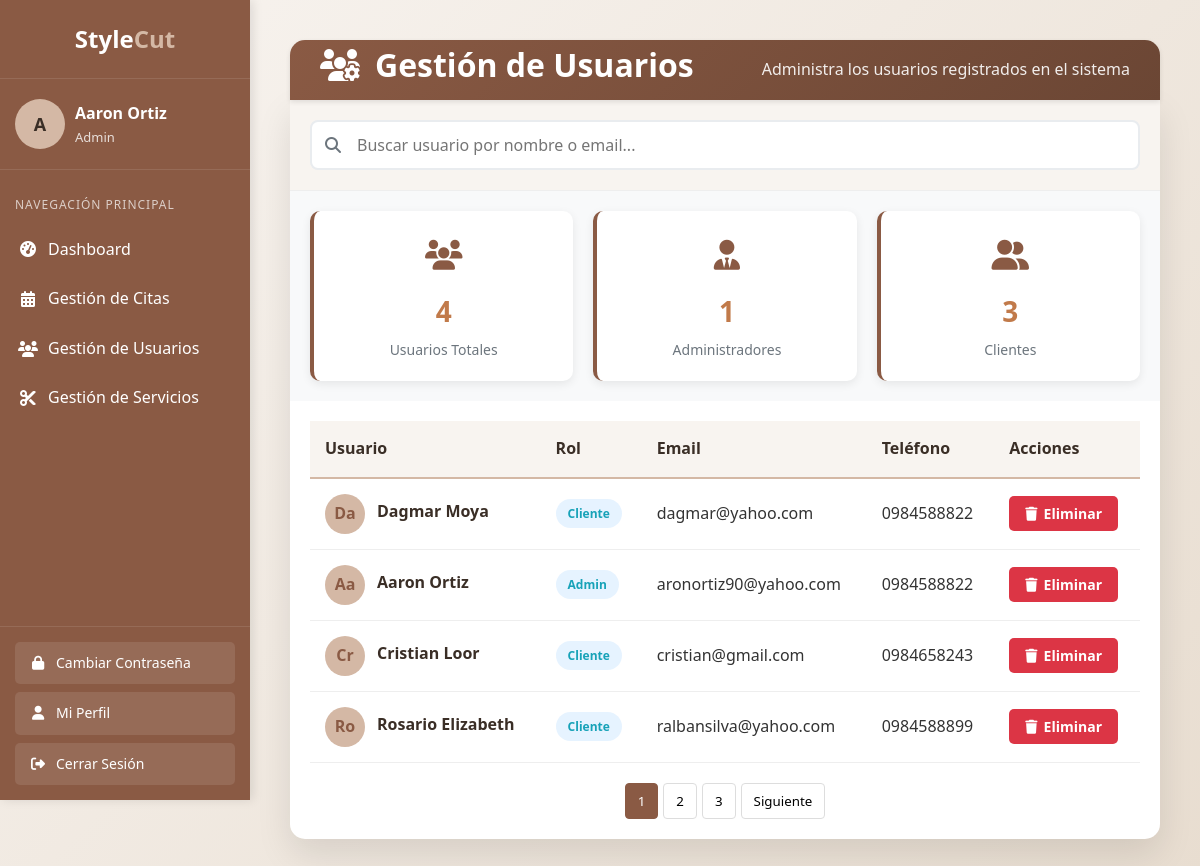
Screenshot of /admin/gestion_usuarios.php (signed in) with the database file from the repository.
### tables this page shows
CREATE TABLE `usuarios` (
  `id` int(11) NOT NULL,
  `nombre` varchar(100) NOT NULL,
  `email` varchar(100) NOT NULL,
  `telefono` varchar(20) DEFAULT NULL,
  `password` varchar(255) NOT NULL,
  `rol` enum('cliente','admin') DEFAULT 'cliente',
  `github_id` varchar(50) DEFAULT NULL,
  `facebook_id` varchar(50) DEFAULT NULL
);

### admin/gestion_usuarios.php (the view, shortened to what this page needs)
<?php
include __DIR__ . "/../templates/header.php";
include __DIR__ . "/../conexion/bd.php";
$sql = $conexion->prepare("SELECT id,nombre,rol,telefono,email FROM usuarios");
$sql->execute();
$usuarios = $sql->fetchAll(PDO::FETCH_OBJ);
$sql = $conexion->prepare("SELECT COUNT(*) as total FROM usuarios");
$sql->execute();
$total_usuarios = $sql->fetch(PDO::FETCH_OBJ);
$sql = $conexion->prepare("SELECT COUNT(*) as total FROM usuarios WHERE rol = 'admin'");
$sql->execute();
$total_usuarios_admin = $sql->fetch(PDO::FETCH_OBJ);
$sql = $conexion->prepare("SELECT COUNT(*) as total FROM usuarios WHERE rol = 'cliente'");
$sql->execute();
$total_usuarios_cliente = $sql->fetch(PDO::FETCH_OBJ);
?>
<div class="container">
    <div class="header">
        <h1><i class="fas fa-users-cog"></i> Gestión de Usuarios</h1>
        <p>Administra los usuarios registrados en el sistema</p>
    </div>
    <div class="users-card">
        <div class="users-actions">
            <div class="search-box">
                <i class="fas fa-search search-icon"></i>
                <input type="text" class="search-input" placeholder="Buscar usuario por nombre o email...">
            </div>
        </div>
        <div class="users-stats">
            <div class="stat-card">
                <div class="stat-icon"><i class="fas fa-users"></i></div>
                <div class="stat-number"><?php echo $total_usuarios->total; ?></div>
                <div class="stat-label">Usuarios Totales</div>
            </div>
            <div class="stat-card">
                <div class="stat-icon"><i class="fas fa-user-tie"></i></div>
                <div class="stat-number"><?php echo $total_usuarios_admin->total; ?></div>
                <div class="stat-label">Administradores</div>
            </div>
            <div class="stat-card">
                <div class="stat-icon"><i class="fas fa-user-friends"></i></div>
                <div class="stat-number"><?php echo $total_usuarios_cliente->total; ?></div>
                <div class="stat-label">Clientes</div>
            </div>
        </div>
        <div class="users-table-container">
            <table class="users-table">
                <thead>
                    <tr>
                        <th>Usuario</th>
                        <th>Rol</th>
                        <th>Email</th>
                        <th>Teléfono</th>
                        <th>Acciones</th>
                    </tr>
                </thead>
                <tbody>
                    <?php foreach ($usuarios as $item) : ?>
                        <tr>
                            <td>
                                <div class="user-info">
                                    <div class="user-avatar"><?php echo substr($item->nombre, 0, 2); ?></div>
                                    <div class="user-details">
                                        <h4><?php echo $item->nombre; ?></h4>
                                    </div>
                                </div>
                            </td>
                            <td>
                                <span class="role-badge role-admin"><?php echo  ucfirst($item->rol); ?></span>
                            </td>
                            <td><?php echo $item->email; ?></td>
                            <td><?php echo $item->telefono; ?></td>
                            <td>
                                <form action="../controladores/eliminar_usuario.php" method="POST">
                                    <button type="submit" class="btn btn-danger">
                                        <i class="fas fa-trash"></i> Eliminar
                                    </button>
                                </form>
                            </td>
                        </tr>
                    <?php endforeach; ?>
                </tbody>
            </table>
            <div class="pagination">
                <button class="pagination-btn active">1</button>
                <button class="pagination-btn">2</button>
                <button class="pagination-btn">3</button>
                <button class="pagination-btn">Siguiente</button>
            </div>
        </div>
    </div>
</div>
<?php include __DIR__ . "/../templates/footer.php"; ?>

### templates/header.php (style rules this page uses)
:root { --primary: #8a5a44; --primary-dark: #6b4634; --secondary: #d4b8a5; --accent: #c17a4a; --dark: #3a2e26; --light: #f8f4f0; --text: #333333; --sidebar-width: 250px; --header-height: 60px; --box-border-radius: 8px; }
* { margin: 0; padding: 0; box-sizing: border-box; font-family: 'Source Sans Pro', 'Segoe UI', Tahoma, Geneva, Verdana, sans-serif; }
body { background-color: #f4f6f9; color: var(--text); line-height: 1.6; min-height: 100vh; display: flex; }
.header { background-color: white; height: var(--header-height); box-shadow: 0 2px 5px rgba(0, 0, 0, 0.1); display: flex; align-items: center; justify-content: space-between; padding: 0 20px; position: sticky; top: 0; z-index: 800; }
.btn { padding: 8px 16px; border-radius: 4px; font-weight: 600; cursor: pointer; transition: all 0.3s ease; border: none; font-size: 14px; }

### admin/gestion_usuarios.php (style rules this page uses)
:root { --primary: #8a5a44; --primary-dark: #6b4634; --secondary: #d4b8a5; --accent: #c17a4a; --dark: #3a2e26; --light: #f8f4f0; --text: #333333; --success: #28a745; --error: #dc3545; --warning: #ffc107; --info: #17a2b8; }
* { margin: 0; padding: 0; box-sizing: border-box; font-family: 'Segoe UI', Tahoma, Geneva, Verdana, sans-serif; }
body { background: linear-gradient(135deg, #f8f4f0 0%, #e8ddd0 100%); color: var(--text); line-height: 1.6; min-height: 100vh; padding: 20px; }
.container { max-width: 1200px; margin: 0 auto; }
.header { background: linear-gradient(135deg, var(--primary) 0%, var(--primary-dark) 100%); color: white; padding: 30px; border-radius: 15px 15px 0 0; margin-bottom: 0; }
.header h1 { font-size: 32px; margin-bottom: 10px; display: flex; align-items: center; gap: 15px; }
.header p { opacity: 0.9; font-size: 16px; }
.users-card { background: white; border-radius: 0 0 15px 15px; box-shadow: 0 15px 35px rgba(0, 0, 0, 0.1); overflow: hidden; }
.users-actions { padding: 20px; background: var(--light); border-bottom: 1px solid #eee; display: flex; justify-content: space-between; align-items: center; flex-wrap: wrap; gap: 15px; }
.search-box { position: relative; flex: 1; min-width: 300px; }
.search-input { width: 100%; padding: 12px 15px; padding-left: 45px; border: 2px solid #e9ecef; border-radius: 8px; font-size: 16px; transition: all 0.3s ease; }
.search-icon { position: absolute; left: 15px; top: 50%; transform: translateY(-50%); color: #6c757d; }
.users-stats { display: grid; grid-template-columns: repeat(auto-fit, minmax(200px, 1fr)); gap: 20px; padding: 20px; background: #f8f9fa; }
.stat-card { background: white; border-radius: 10px; padding: 20px; text-align: center; box-shadow: 0 3px 10px rgba(0, 0, 0, 0.08); border-left: 4px solid var(--primary); }
.stat-icon { font-size: 30px; margin-bottom: 10px; color: var(--primary); }
.stat-number { font-size: 28px; font-weight: bold; color: var(--accent); margin-bottom: 5px; }
.stat-label { font-size: 14px; color: #6c757d; }
.users-table-container { padding: 20px; overflow-x: auto; }
.users-table { width: 100%; border-collapse: collapse; margin-bottom: 20px; }
.users-table th { background-color: var(--light); color: var(--dark); padding: 15px; text-align: left; font-weight: 600; border-bottom: 2px solid var(--secondary); }
.users-table td { padding: 15px; border-bottom: 1px solid #eee; }
.user-avatar { width: 40px; height: 40px; border-radius: 50%; background: var(--secondary); display: flex; align-items: center; justify-content: center; color: var(--primary); font-weight: bold; font-size: 16px; }
.user-info { display: flex; align-items: center; gap: 12px; }
.user-details h4 { margin-bottom: 3px; color: var(--dark); }
.role-badge { display: inline-block; padding: 5px 12px; border-radius: 20px; font-size: 12px; font-weight: 600; }
.role-admin { background-color: #e6f3ff; color: var(--info); }
.btn { padding: 8px 16px; border-radius: 5px; font-weight: 600; cursor: pointer; transition: all 0.3s ease; border: none; font-size: 14px; display: inline-flex; align-items: center; gap: 6px; }
.btn-danger { background-color: var(--error); color: white; }
.pagination { display: flex; justify-content: center; gap: 5px; margin-top: 20px; }
.pagination-btn { padding: 8px 12px; border: 1px solid #ddd; background-color: white; border-radius: 4px; cursor: pointer; transition: all 0.3s; }
.pagination-btn.active { background-color: var(--primary); color: white; border-color: var(--primary); }

### rows the page displays
usuarios: nombre "Da", nombre "Dagmar Moya", rol "Cliente", email "dagmar@yahoo.com", telefono "0984588822"
usuarios: nombre "Aa", nombre "Aaron Ortiz", rol "Admin", email "aronortiz90@yahoo.com", telefono "0984588822"
usuarios: nombre "Cr", nombre "Cristian Loor", rol "Cliente", email "cristian@gmail.com", telefono "0984658243"
usuarios: nombre "Ro", nombre "Rosario Elizabeth", rol "Cliente", email "ralbansilva@yahoo.com", telefono "0984588899"

### other values shown
substr($_SESSION['nombre'], 0, 1) "A"
$_SESSION['nombre'] "Aaron Ortiz"
$_SESSION['rol'] "Admin"
$total_usuarios->total "4"
$total_usuarios_admin->total "1"
$total_usuarios_cliente->total "3"
